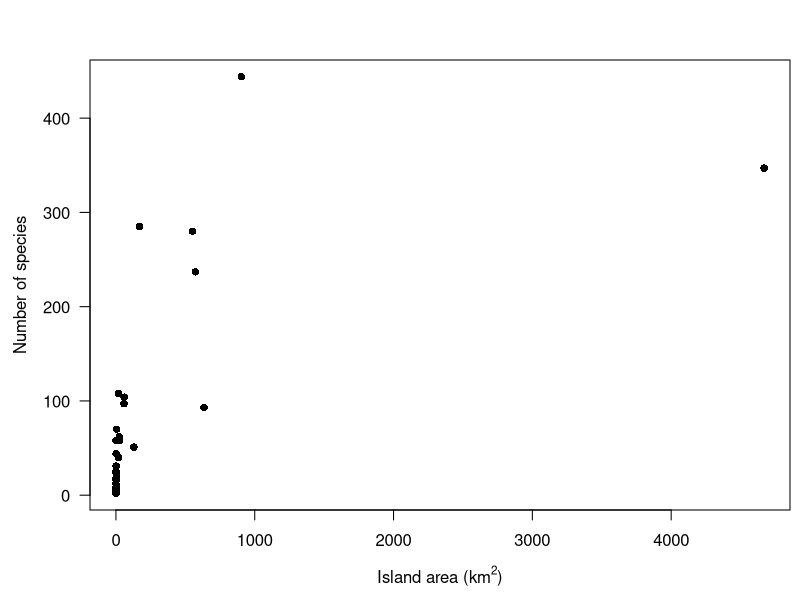
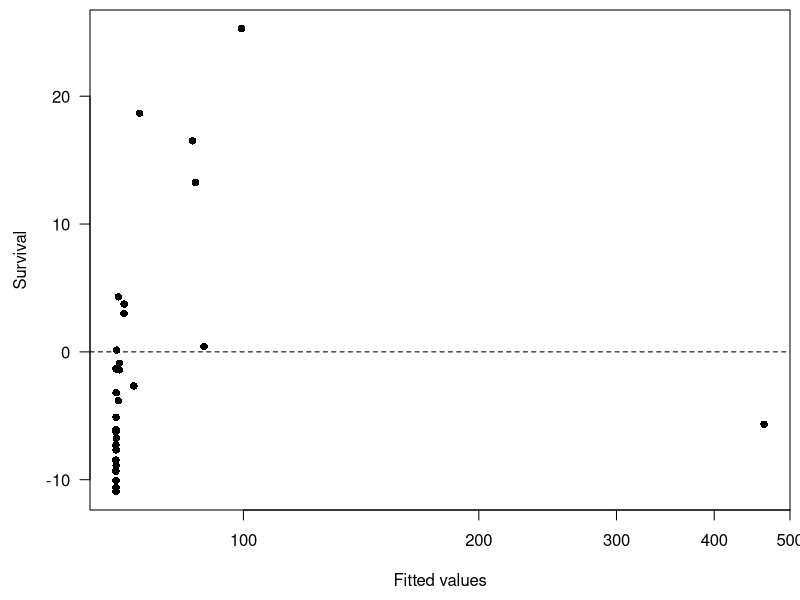
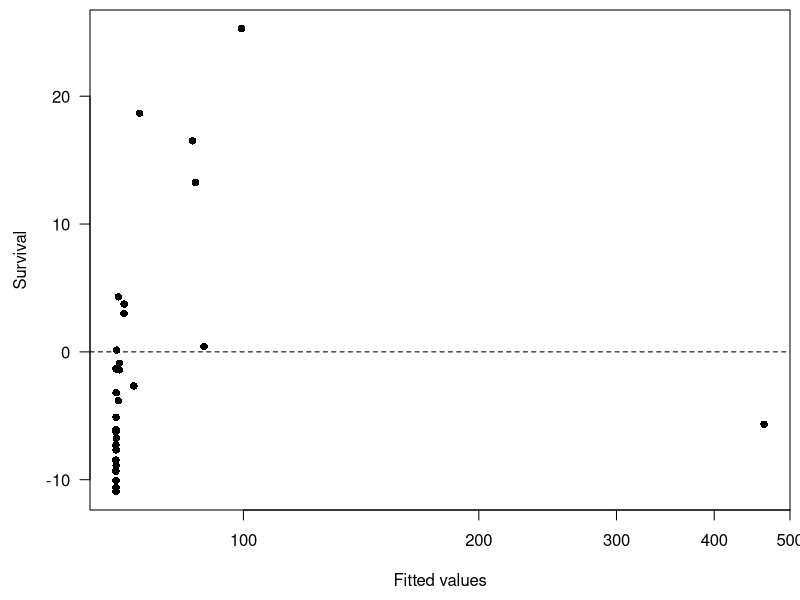
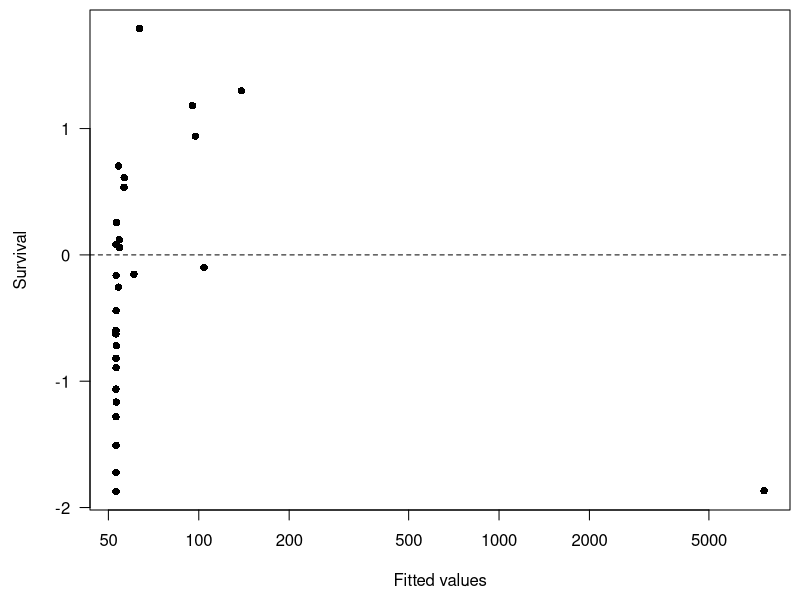

These charts were generated, in order, by the following R code:
## ---- chunk 1
knitr::opts_chunk$set(echo = TRUE, message = FALSE)
## ---- chunk 2
## get the data
dat <- read.csv("plant_richness.csv")

## plot the richness vs area
par(mai = c(0.9, 0.9, 0.6, 0.1),
    omi = c(0, 0, 0, 0))
plot(dat$area, dat$species, las = 1, pch = 16,
     ylab = "Number of species", xlab = expression(paste("Island area (",km^2,")")))
## ---- chunk 3
## fit the model
fit_lm <- lm(species ~ area + elevation + nearest + adjacent, data = dat)
summary(fit_lm)
## ---- chunk 4
## correlation among predictors
round(cor(dat[,-(1:2)]), 2)
## ---- chunk 5
## fit Poisson regression model
fit_glm <- glm(species ~ area + nearest + adjacent, data = dat,
               family = poisson(link = "log"))
## model summary
summary(fit_glm)
## ---- chunk 6
## sample size
nn <- nrow(dat)
##
k <- length(coef(fit_glm))
## estimated dispersion
(c_hat <- fit_glm$deviance / (nn - k))
## ---- chunk 7
## Poisson with overdispersion
summary(fit_glm, dispersion = c_hat)
## ---- chunk 8
## fit quasi-Poisson regression model
fit_glm_quasi <- glm(species ~ area + nearest + adjacent,
                     data = dat,
                     family = quasipoisson(link = "log"))

## model summary
summary(fit_glm_quasi)
## ---- chunk 9
## fit negative binomial regression model
fit_glm_NB <- MASS::glm.nb(species ~ area + nearest + adjacent, data = dat,
                           link = "log", maxit = 50)
## model summary
summary(fit_glm_NB)
## ---- chunk 10
## fit reduced Poisson model
fit_glm_r <- glm(species ~ area, data = dat,
                 family = poisson(link = "log"))

## log-likelihoods
LL_f <- logLik(fit_glm)
LL_r <- logLik(fit_glm_r)

## QAIC for full Poisson model
QAIC_f <- 2*4 - as.numeric(logLik(fit_glm) / (fit_glm$deviance / (nn - 4)))
## QAIC for reduced Poisson model
QAIC_r <- 2*2 - as.numeric(logLik(fit_glm_r) / (fit_glm_r$deviance / (nn - 2)))
## delta-QAIC
QAIC_r - QAIC_f
## ---- chunk 11
## fit reduced models
## quasi-Poisson regression model
fit_glm_quasi_r <- glm(species ~ area, data = dat,
                       family = quasipoisson(link = "log"))

## F test with df = 2
anova(fit_glm_quasi_r, fit_glm_quasi, test = "F")
## ---- chunk 12
## fit reduced negative binomial model
fit_glm_NB_r <- MASS::glm.nb(species ~ area, data = dat,
                             link = "log", maxit = 50)

## LRT with df = 2
anova(fit_glm_NB_r, fit_glm_NB)
## ---- chunk 13
## compare AIC values
## AIC for full Poisson model with overdispersion
AIC_3_f <- summary(fit_glm_NB)$aic
## AIC for reduced Poisson model with overdispersion
AIC_3_r <- summary(fit_glm_NB_r)$aic
## delta-AIC
AIC_3_r - AIC_3_f
## ---- chunk 14
## set up plot region
par(mai = c(0.9, 0.9, 0.1, 0.1),
    omi = c(0, 0, 0, 0))

## residuals vs fitted
plot(fitted(fit_glm_r), residuals(fit_glm_r), las = 1, pch = 16, log = "x",
     ylab = "Survival", xlab = "Fitted values")
abline(h = 0, lty = "dashed")

## leverages
hat_values <- hatvalues(fit_glm_r)
names(hat_values) <- dat$island
## threshold value
(h_crit <- 2 * length(coef(fit_glm_r)) / nn)
## check if any h_i > b_crit
hat_values[hat_values > h_crit]

## Cook's D
CD <- cooks.distance(fit_glm_r)
names(CD) <- dat$island
## Threshold value
(CD_crit <- qf(0.5, nn, nn - length(coef(fit_glm_r))))
## check if any CD_i > CD_crit
CD[CD > CD_crit]
## ---- chunk 15
## set up plot region
par(mai = c(0.9, 0.9, 0.1, 0.1),
    omi = c(0, 0, 0, 0))

## residuals vs fitted
plot(fitted(fit_glm_quasi_r), residuals(fit_glm_quasi_r), las = 1, pch = 16, log = "x",
     ylab = "Survival", xlab = "Fitted values")
abline(h = 0, lty = "dashed")

## leverages
hat_values <- hatvalues(fit_glm_quasi_r)
names(hat_values) <- dat$island
## threshold value
(h_crit <- 2 * length(coef(fit_glm_quasi_r)) / nn)
## check if any h_i > b_crit
hat_values[hat_values > h_crit]

## Cook's D
CD <- cooks.distance(fit_glm_quasi_r)
names(CD) <- dat$island
## Threshold value
(CD_crit <- qf(0.5, nn, nn - length(coef(fit_glm_quasi_r))))
## check if any CD_i > CD_crit
CD[CD > CD_crit]
## ---- chunk 16
## set up plot region
par(mai = c(0.9, 0.9, 0.1, 0.1),
    omi = c(0, 0, 0, 0))

## residuals vs fitted
plot(fitted(fit_glm_NB_r), residuals(fit_glm_NB_r), las = 1, pch = 16, log = "x",
     ylab = "Survival", xlab = "Fitted values")
abline(h = 0, lty = "dashed")

## leverages
hat_values <- hatvalues(fit_glm_NB_r)
names(hat_values) <- dat$island
## threshold value
(h_crit <- 2 * length(coef(fit_glm_NB_r)) / nn)
## check if any h_i > b_crit
hat_values[hat_values > h_crit]

## Cook's D
CD <- cooks.distance(fit_glm_NB_r)
names(CD) <- dat$island
## Threshold value
(CD_crit <- qf(0.5, nn, nn - length(coef(fit_glm_NB_r))))
## check if any CD_i > CD_crit
CD[CD > CD_crit]
